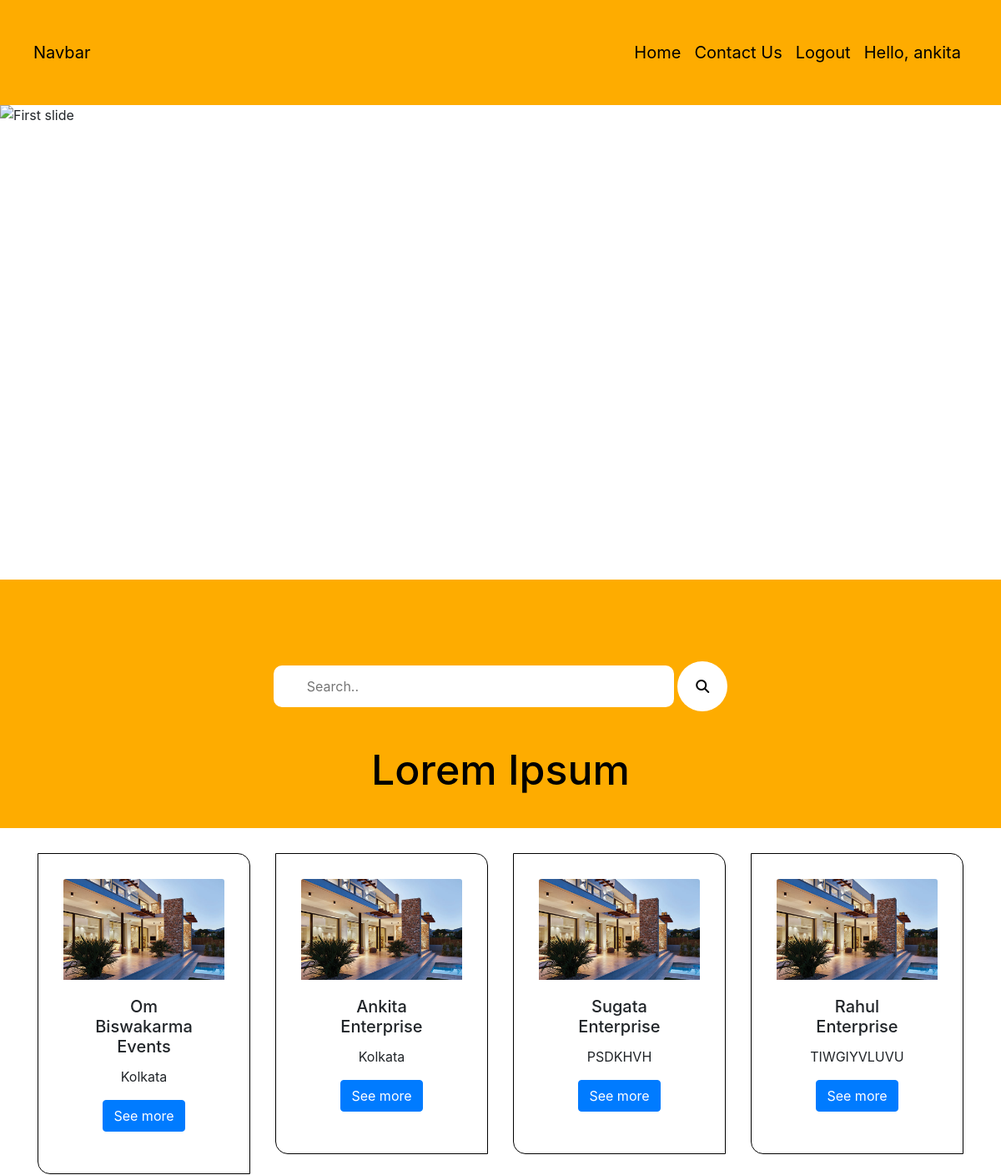
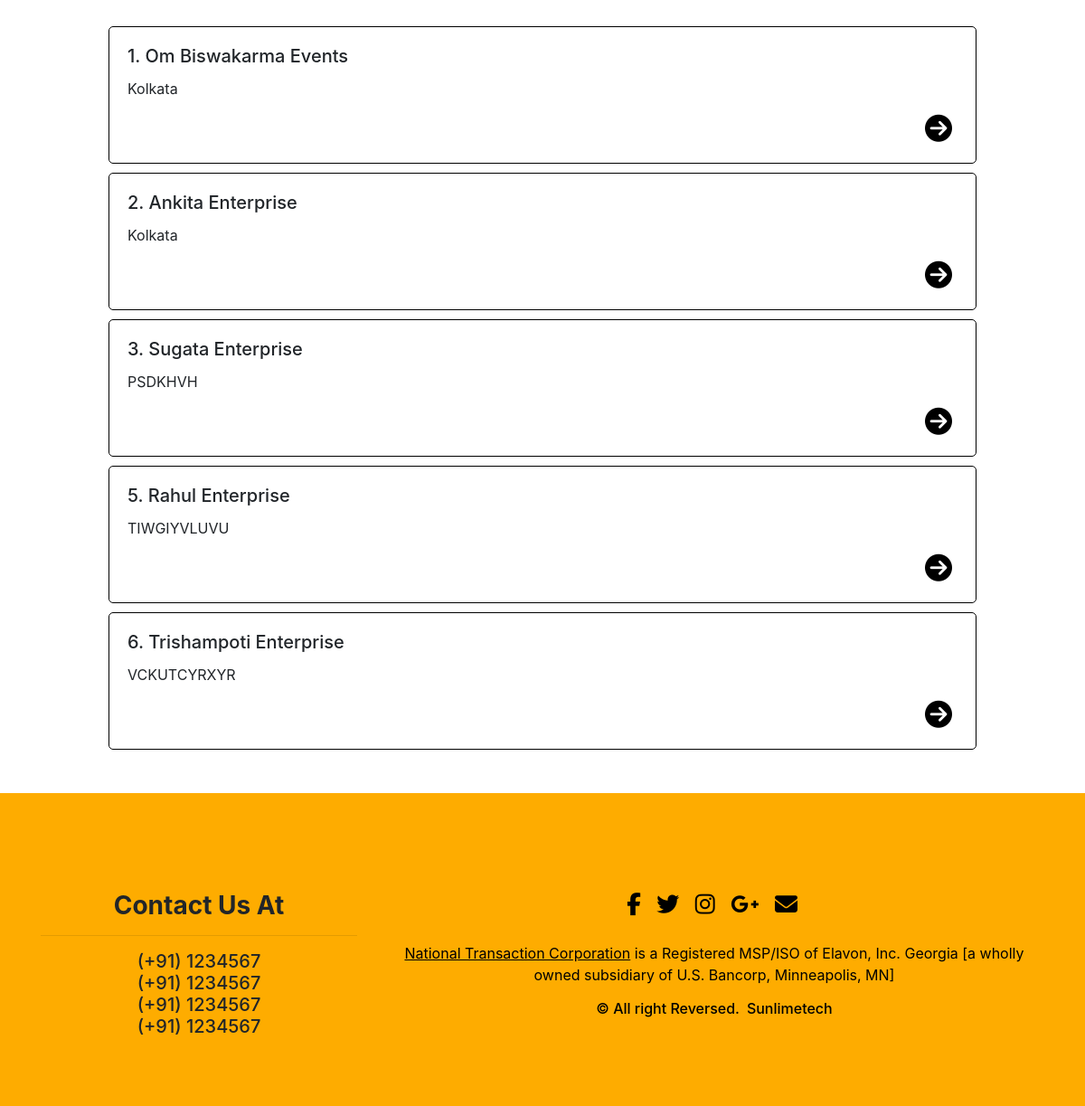
The app's page / (signed in) with its own data (2 pictures, top to bottom).
### ets/models.py (models this page shows, shortened)
class Property(models.Model):
    id = models.AutoField(primary_key = True)
    desc =models.TextField(default=" ")
    flooring =models.CharField(max_length=100,default=" ")
    lift =models.CharField(max_length=300,default=" ")
    furnished =models.CharField(max_length=200, default=" ")
    configuration =models.TextField(default=" ")
    tower =models.CharField(max_length=200,default=" ")
    highlights =models.CharField(max_length=100,default=" ")
    locality_recom =models.TextField(default=" ")
    name = models.CharField(max_length=1000, default="")
    builder_name = models.CharField(max_length=1000, default="")
    locations =models.CharField(max_length=1000,default="Lorem Ipsum is simply dummy text of the printing and typesetting industry. Lorem Ipsum has been the industry's standard dummy text ever since the 1500s,")
    landmark = models.CharField(max_length=1000,default="")
    overlook = models.CharField(max_length=1000,default="")
    flooring = models.CharField(max_length=1000, default="")
    water = models.CharField(max_length=1000,default="")
    car_parking =models.CharField(max_length=1000,default="")
    electricity =models.CharField(max_length=1000,default="")
    full_address = models.CharField(max_length=1000, default="")
    floor_plan = models.ImageField(default=False)
    amenities = models.CharField(max_length=1000, default="")
    flat_sqft =models.CharField(max_length=1000,default="")
    price = models.CharField(max_length=1000,default="")
    pic =models.ImageField(upload_to="ets/images", default="")

### ets/views.py (the view)
# urls.py: path('', views.index, name='index'),
def index(request):
    all_properties = Property.objects.all()
    return render(request, "ets/index.html", {'all_properties':all_properties})

### ets/templates/ets/index.html (shortened to what this page needs)
{% load static %}
<!DOCTYPE html>
<html lang="en">
<head>
	<link rel="stylesheet" href="https://cdn.jsdelivr.net/npm/bootstrap@4.6.1/dist/css/bootstrap.min.css"
>
	<link rel="stylesheet" href="https://pro.fontawesome.com/releases/v5.10.0/css/all.css"
 />
	<link rel="stylesheet" href="http://maxcdn.bootstrapcdn.com/font-awesome/4.3.0/css/font-awesome.min.css">
	<link rel="stylesheet" href="http://fortawesome.github.io/Font-Awesome/assets/font-awesome/css/font-awesome.css">
</head>
<body>
	<nav class="navbar navbar-expand-lg navbar-dark"
		style="background-color: #FEAC00; color: black; font-size: 20px; padding: 40px;">
		<a style="color: black;" class="navbar-brand" href="#">Navbar</a>
		<div class="collapse navbar-collapse" id="navbarSupportedContent">
			<ul class="navbar-nav ml-auto">
				<li style="color: black;" class="nav-item active">
					<a style="color: black;" class="nav-link" href="/">Home</a>
				</li>
				<li style="color: black;" class="nav-item active">
					<a style="color: black;" class="nav-link" href="/contactus">Contact Us</a>
				</li>
				{% if user.is_authenticated %}
				<p>
					<li class="nav-item">
					<a style="color: black;" class="nav-link" href="/accounts/logout">Logout</a>
				    </li>
					<li class="nav-item">
						<a style="color: black; " class="nav-link">Hello, {{request.user}}</a>
					</li>
				</p>
				{% endif %}
			</ul>
		</div>
	</nav>
	<div id="carouselExampleIndicators" class="carousel slide" data-ride="carousel">
		<ol class="carousel-indicators">
			<li data-target="#carouselExampleIndicators" data-slide-to="0" class="active"></li>
			<li data-target="#carouselExampleIndicators" data-slide-to="1"></li>
			<li data-target="#carouselExampleIndicators" data-slide-to="2"></li>
		</ol>
		<div class="carousel-inner">
			<div class="carousel-caption d-none d-md-block">
			</div>
			<div class="carousel-item active">
				<img class="d-block w-100" style="height: 569px;" src="{% static 'ets/images/pic1.png' %}"
					alt="First slide">
			</div>
		</div>
		<a class="carousel-control-prev" href="#carouselExampleIndicators" role="button" data-slide="prev">
			<span class="carousel-control-prev-icon" aria-hidden="true"></span>
		</a>
		<a class="carousel-control-next" href="#carouselExampleIndicators" role="button" data-slide="next">
			<span class="carousel-control-next-icon" aria-hidden="true"></span>
		</a>
	</div>
	<div style="background-color:#FEAC00; padding-top: 50px; margin-left: auto; margin-right: auto; position: relative;">
		<center>
			<br style="background-color: #FEAC00;">
			<br style="background-color: #FEAC00;">
			<form method="get" action="search/">
				<input type="text" placeholder="Search.." name="query" id="query">
				<button style="border-radius: 50px; height: 60px; width: 60px; background-color: white; border:black "
					type="submit"><i class="fa fa-search"></i></button>
			</form>
		</center>
	</div>
	<div style="background-color: #FEAC00; height: auto;color:black;">
		<h1 style="padding: 40px; text-align:center; font-size: 50px;">Lorem Ipsum</h1>
	</div>
	<div class="row" style="margin: 30px;">
		{% for i in all_properties|slice:":4" %}
		<div class="col-md-3">
			<div class="card"
				style="width: auto; padding: 30px; border: 1px solid black; border-radius: 0px 15px 0px 15px;">
				<img class="card-img-top" src="{{i.pic.url}}" alt="Card image cap">
				<div class="card-body" style="text-align: center;">
					<h5 class="card-title">{{i.name}}</h5>
					<p class="card-text">{{i.locations}}</p>
					<a href="property/{{i.id}}" class="btn btn-primary">See more</a>
				</div>
			</div>
		</div>
		{% endfor %}
	</div>
	<div class="list_flat" style="width: 100%; padding-left: 10%; padding-right: 10%; ">
		{% for i in all_properties %}
		<div class="card" style="border: 1px solid black; margin-top: 10px; border-radius: 5px; ">
			<div class="card-body">
				<h5 class="card-title">{{i.id}}. {{i.name}}</h5>
				<p class="card-text">{{i.locations}}</p>
				<a href="property/{{i.id}}"><button
						style="border: 1px transparent; float: right; background-color: white;"><i
							style="font-size:30px ;" class="fas fa-arrow-circle-right"></i></button></a>
			</div>
		</div>
		{% endfor %}
	</div>
	<br>
	<br>
	<section id="footer">
		<div class="container">
			<div class="row">
		<div class="col-6 col-md-4">
			<br>
			<br>
			<h3>
				<center>
					<strong>Contact Us At
						<hr>
					</strong>
					<p style="font-size: 20px;">(+91) 1234567<br>
						(+91) 1234567<br>
						(+91) 1234567<br>
						(+91) 1234567<br>
					</p>
				</center>
			</h3>
		</div>
		<div class="col-12 col-md-8">
			<div class="row">
				<div class="col-xs-12 col-sm-12 col-md-12 mt-2 mt-sm-5">
					<ul class="list-unstyled list-inline social text-center">
						<li class="list-inline-item"><a href="https://www.fiverr.com/share/qb8D02"><i
									class="fa fa-facebook"></i></a></li>
						<li class="list-inline-item"><a href="https://www.fiverr.com/share/qb8D02"><i
									class="fa fa-twitter"></i></a></li>
						<li class="list-inline-item"><a href="https://www.fiverr.com/share/qb8D02"><i
									class="fa fa-instagram"></i></a></li>
						<li class="list-inline-item"><a href="https://www.fiverr.com/share/qb8D02"><i
									class="fa fa-google-plus"></i></a></li>
						<li class="list-inline-item"><a href="https://www.fiverr.com/share/qb8D02" target="_blank"><i
									class="fa fa-envelope"></i></a></li>
					</ul>
				</div>
			</div>
			<div class="row">
				<div class="col-xs-12 col-sm-12 col-md-12 mt-2 mt-sm-2 text-center text-white">
					<p style="color: black;"><u><a href="https://www.nationaltransaction.com/">National Transaction
								Corporation</a></u> is a
						Registered MSP/ISO of Elavon, Inc. Georgia [a wholly owned subsidiary of U.S. Bancorp,
						Minneapolis, MN]</p>
					<p style="color: black;" class="h6">© All right Reversed.<a class="text-green ml-2"
							href="https://www.sunlimetech.com" target="_blank">Sunlimetech</a></p>
				</div>
			</div>
		</div>
	</div>
		</div>
	</section>
	<link href="//maxcdn.bootstrapcdn.com/bootstrap/4.0.0/css/bootstrap.min.css" rel="stylesheet" id="bootstrap-css">
</body>
</html>

### ets/templates/ets/index.html (style rules this page uses)
input { height: 50px; width: 40%; padding-left: 40px; border-radius: 10px; border: black }
section { padding: 60px 0; }
#footer { background: #FEAC00 !important; }
#footer a { color: black; text-decoration: none !important; background-color: transparent; -webkit-text-decoration-skip: objects; }
#footer ul.social li { padding: 3px 0; }
#footer ul.social li a i { margin-right: 5px; font-size: 25px; -webkit-transition: .5s all ease; -moz-transition: .5s all ease; transition: .5s all ease; }
#footer ul.social li a, #footer ul.quick-links li a { color: black; }

### records on screen
Property: pic (picture), name "Om Biswakarma Events", locations "Kolkata", id "1"
Property: pic (picture), name "Ankita Enterprise", locations "Kolkata", id "2"
Property: pic (picture), name "Sugata Enterprise", locations "PSDKHVH", id "3"
Property: pic (picture), name "Rahul Enterprise", locations "TIWGIYVLUVU", id "5"
Property: id "6", name "Trishampoti Enterprise", locations "VCKUTCYRXYR"

### other values on screen
{{ request.user }} "ankita"
